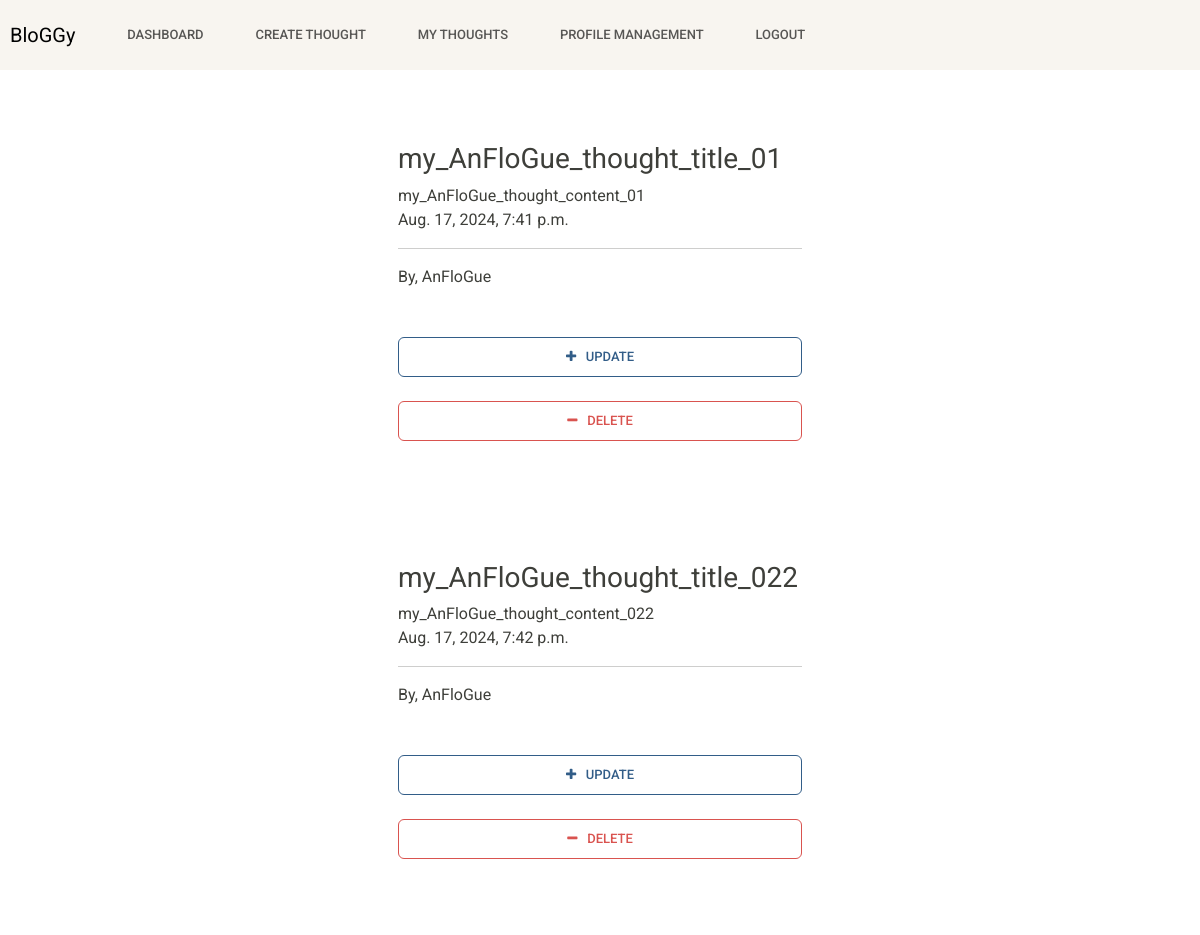
The page /my-thoughts (signed in) on the database as committed earlier.
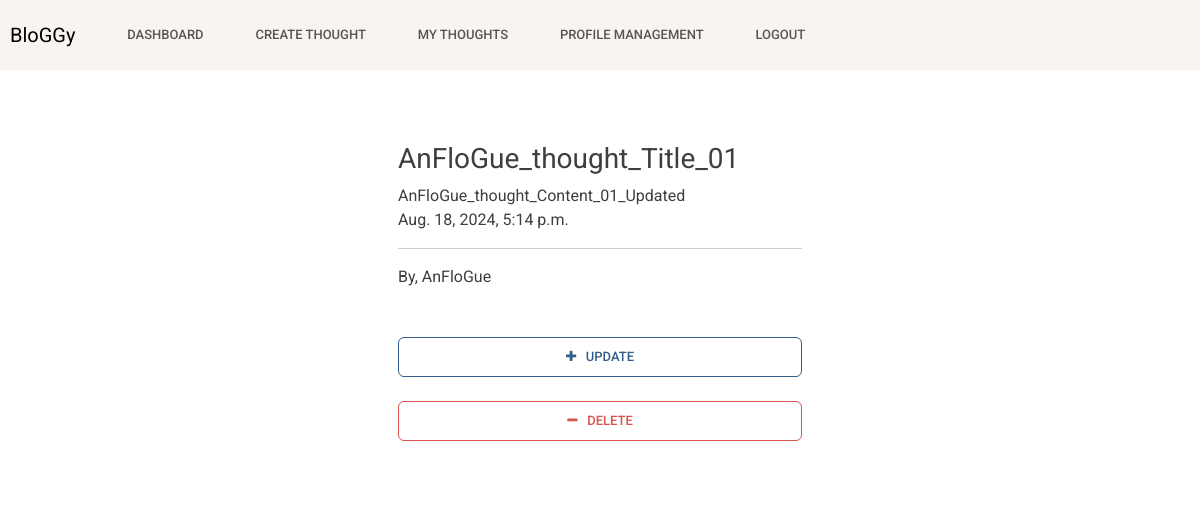
The same page on the database as committed later.
### journal/models.py (models this page shows, shortened)
class Thought(models.Model):
    title = models.CharField(max_length=150)
    content = models.CharField(max_length=400)
    date_posted = models.DateTimeField(auto_now_add=True)
    user = models.ForeignKey(User, max_length=10, on_delete=models.CASCADE, null=True)

### journal/views.py (the view)
# urls.py: path('my-thoughts', views.my_thoughts, name="my-thoughts"),
@login_required(login_url='my-login')
def my_thoughts(request):
    current_user = request.user.id
    thought = Thought.objects.all().filter(user=current_user)
    context = {'AllThoughts': thought}
    return render(request, 'journal/my-thoughts.html', context)

### journal/templates/journal/my-thoughts.html (shortened to what this page needs)
{% extends 'journal/navbar.html' %}
{% load static %}
{% block content %}
    <br>
    {% for thought in AllThoughts %}
        <div class="container bg-white shadow-md p-5 form-layout">
            <h3> {{thought.title}} </h3>
            {{thought.content}}
            <br>
            {{thought.date_posted}}
            <br>
            <hr>
            By, {{thought.user}}
            <br>
            <br> <br>
            <a class="btn btn-outline-primary btn-md w-100 btn-block p-2" href="{% url 'update-thought' thought.id  %}"> <i class="fa fa-plus" aria-hidden="true"></i> &nbsp; Update </a>
            <br> <br>
            <a class="btn btn-outline-danger btn-md w-100 btn-block p-2" href="{% url 'delete-thought' thought.id  %}"> <i class="fa fa-minus" aria-hidden="true"></i> &nbsp; Delete </a>
        </div>
        <br>
    {% endfor %}
    <br>
{% endblock %}

### journal/templates/journal/navbar.html (shortened to what this page needs)
{% load static %}
<html>
    <head>
        <link rel="stylesheet" type="text/css" href="https://bootswatch.com/5/sandstone/bootstrap.min.css">
        <link rel="stylesheet" type="text/css" href="{% static 'css/styles.css' %}">
        <link rel="stylesheet" href="https://cdnjs.cloudflare.com/ajax/libs/font-awesome/4.7.0/css/font-awesome.min.css">
    </head>
    <nav class="navbar navbar-expand-lg navbar-light bg-light justify-content-center">
        <a class="navbar-brand main-heading">
          &nbsp; BloGGy
        </a>
          <div class="collapse navbar-collapse text-center" id="navbarNavDropdown">
            <ul class="navbar-nav ml-auto">
              <li class="nav-link">
                <a class="nav-link" href="{% url 'dashboard' %}"> Dashboard </a>
              </li>
              <li class="nav-link">
                <a class="nav-link" href="{% url 'create-thought' %}"> Create thought </a>
              </li>
              <li class="nav-link">
                <a class="nav-link" href="{% url 'my-thoughts' %}"> My thoughts </a>
              </li>
              <li class="nav-link">
                <a class="nav-link" href="{% url 'profile-management' %}"> Profile management </a>
              </li>
              <li class="nav-link">
                <a class="nav-link" href="{% url 'user-logout' %}"> Logout </a>
              </li>
            </ul>
          </div>
    </nav>
    {% block content %}
    {% endblock %}
</html>

### static/css/styles.css (style rules this page uses)
.form-layout { border-radius: 20px; width: 500px; }

Rows that differ between the two databases and show on the page:
removed Thought: title "my_AnFloGue_thought_title_01", content "my_AnFloGue_thought_content_01", date_posted "Aug. 17, 2024, 7:41 p.m.", user "AnFloGue"
removed Thought: title "my_AnFloGue_thought_title_022", content "my_AnFloGue_thought_content_022", date_posted "Aug. 17, 2024, 7:42 p.m.", user "AnFloGue"
added Thought: title "AnFloGue_thought_Title_01", content "AnFloGue_thought_Content_01_Updated", date_posted "Aug. 18, 2024, 5:14 p.m.", user "AnFloGue"
